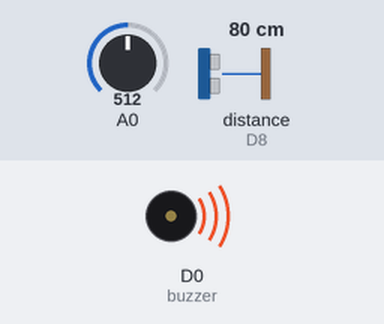
Recording of a sketch running on a simulated ESP8266 (NodeMCU). Parts: buzzer (waves = sounding, pin HIGH). Wiring (inferred from the names in the program): ultrasonic range finder: trigger D7; echo D8. The test bench sets the inputs (shaded band); at power-on: A0 = 512, distance to the obstacle (sensor on D8) 80 cm. The echo pulse lasts 58.3 µs per cm; WiFi joins after 1.5 s; servers stay silent unless stated; pins used as bus, display or sensor lines are not drawn; what the sketch prints to the serial monitor is not drawn.

Above: at 2.6 s.
At 6.2 s:
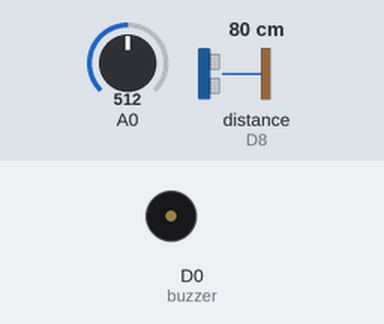
Timing chart, 0 to 30.4 s (numbered marks = the images above):
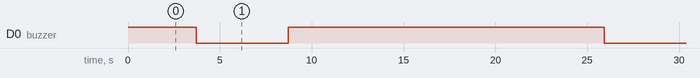

Measured:
- by itself, D0 (buzzer): alternates HIGH for 17.2 s and LOW for 5.0 s

The sketch:

final1.ino
```cpp
#include <ESP8266WiFi.h>
const char* ssid = "Bozz"; //Access Point SSID
const char* password = "88888888"; //Access Point Password
const char* host = "192.168.43.74"; //Change to your computer IP address
//WiFiServer server(80);
WiFiClient client;
int trigPin = D7;
int echoPin = D8;
int value = 0;
int buzzer = D0;///////
void setup() {
  pinMode(trigPin, OUTPUT);
  pinMode(echoPin, INPUT);
  pinMode(buzzer,OUTPUT);
  digitalWrite(buzzer,HIGH);
  Serial.begin(115200);
  Serial.println("Begin a WiFi connnection");
  Serial.println();
  Serial.print("Connecting to ");
  Serial.println(ssid);

  WiFi.mode(WIFI_STA);
  WiFi.begin(ssid, password);

  while (WiFi.status() != WL_CONNECTED) {
    delay(500);
    Serial.print(".");
  }
  Serial.println();
  Serial.print("Connected, IP address: ");
  Serial.println(WiFi.localIP());
}

void loop() {
  long duration, dist;
  digitalWrite(trigPin, LOW);
  delayMicroseconds(2);
  digitalWrite(trigPin, HIGH);
  delayMicroseconds(5);
  digitalWrite(trigPin, LOW);
  duration = pulseIn(echoPin, HIGH);
  dist = (duration / 29) / 2;
  Serial.print("Distance = ");
  Serial.print(dist);
  Serial.println(" cm");
  delay(2000);

  Serial.println("loop starting");
  WiFi.begin(ssid, password);

  // Read the value and show on Serial Monitor
  value = analogRead(A0);
  Serial.print("Value = ");
  Serial.println(value);
  Serial.println(dist);

  // Create an url to send to the web server
  // This url includes the resistance value
  String url = "";
  url += "/Final/Insert_Value.php";
  url += "?R1=";
  url += value;
  url += "&R2=";
  url += dist;
  //If you can connect to the web server
  if (client.connect(host, 80)) {
    Serial.println("* Connect to the web server *");
    Serial.print("       Requesting URL: ");
    Serial.println(url);

    // This will send the request to the server
    client.print(String("GET ") + url + " HTTP/1.1\r\n" +
                 "Host: " + host + "\r\n" +
                 "Connection: close\r\n\r\n\r");
    digitalWrite(buzzer, LOW);
    delay(5000);
    digitalWrite(buzzer, HIGH);
    Serial.println("       Waiting... 20 seconds");
  } else {
    Serial.println("+++ Cannot connect to the web server +++");
  }

  client.stop();
  delay(15000); //every 20 seconds
}
```
